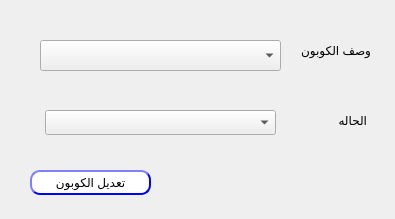
<?xml version="1.0" encoding="UTF-8"?>
<ui version="4.0">
 <class>CustomerGP</class>
 <widget class="QDialog" name="CustomerGP">
  <property name="geometry">
   <rect>
    <x>0</x>
    <y>0</y>
    <width>395</width>
    <height>219</height>
   </rect>
  </property>
  <property name="windowTitle">
   <string>Dialog</string>
  </property>
  <widget class="QLabel" name="label_2">
   <property name="geometry">
    <rect>
     <x>300</x>
     <y>110</y>
     <width>67</width>
     <height>21</height>
    </rect>
   </property>
   <property name="text">
    <string>الحاله</string>
   </property>
  </widget>
  <widget class="QComboBox" name="CMB_CouponStatus">
   <property name="geometry">
    <rect>
     <x>45</x>
     <y>110</y>
     <width>231</width>
     <height>25</height>
    </rect>
   </property>
  </widget>
  <widget class="QPushButton" name="BTN_modifyCoupon">
   <property name="geometry">
    <rect>
     <x>30</x>
     <y>170</y>
     <width>121</width>
     <height>25</height>
    </rect>
   </property>
   <property name="styleSheet">
    <string notr="true">QPushButton{
                                        background-color: white;
                                        border-style: outset;
                                        border-width: 2px;
                                        border-radius: 10px;
                                        border-color: blue;
                                        min-width: 6em;
                                        }
                                        QPushButton:hover {
                                        background: qradialgradient(
                                        cx: 0.3, cy: -0.4, fx: 0.3, fy: -0.4,
                                        radius: 1.35, stop: 0 #fff, stop: 1 #bbb
                                        );
                                        }
                                        QPushButton:pressed {
                                        border-style: inset;
                                        background: qradialgradient(
                                        cx: 0.4, cy: -0.1, fx: 0.4, fy: -0.1,
                                        radius: 1.35, stop: 0 #fff, stop: 1 #ddd
                                        );
                                        }
                                    </string>
   </property>
   <property name="text">
    <string>تعديل الكوبون</string>
   </property>
  </widget>
  <widget class="QComboBox" name="CMB_CouponDes">
   <property name="geometry">
    <rect>
     <x>40</x>
     <y>40</y>
     <width>241</width>
     <height>31</height>
    </rect>
   </property>
  </widget>
  <widget class="QLabel" name="label_3">
   <property name="geometry">
    <rect>
     <x>290</x>
     <y>40</y>
     <width>81</width>
     <height>21</height>
    </rect>
   </property>
   <property name="text">
    <string>وصف الكوبون</string>
   </property>
  </widget>
 </widget>
 <resources/>
 <connections/>
</ui>
